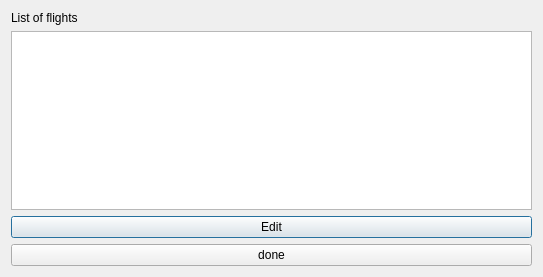
<?xml version="1.0" encoding="UTF-8"?>
<ui version="4.0">
 <class>listofflights</class>
 <widget class="QDialog" name="listofflights">
  <property name="geometry">
   <rect>
    <x>0</x>
    <y>0</y>
    <width>543</width>
    <height>277</height>
   </rect>
  </property>
  <property name="windowTitle">
   <string>Dialog</string>
  </property>
  <layout class="QVBoxLayout" name="verticalLayout_2">
   <item>
    <widget class="QLabel" name="label">
     <property name="text">
      <string>List of flights</string>
     </property>
    </widget>
   </item>
   <item>
    <layout class="QVBoxLayout" name="verticalLayout">
     <item>
      <widget class="QListWidget" name="listWidget"/>
     </item>
     <item>
      <widget class="QPushButton" name="editpassenger">
       <property name="text">
        <string>Edit</string>
       </property>
      </widget>
     </item>
     <item>
      <widget class="QPushButton" name="toadminpage">
       <property name="text">
        <string>done</string>
       </property>
      </widget>
     </item>
    </layout>
   </item>
  </layout>
 </widget>
 <resources/>
 <connections/>
</ui>
